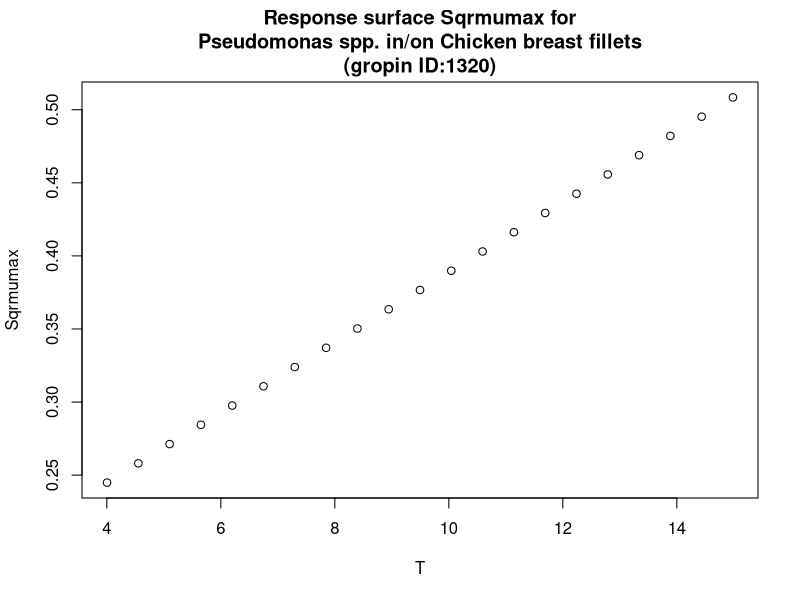

This figure's R source:
#############################
# start of Parameter script
#############################
T <- seq(4.004,14.985014985015,length.out=21)
#############################
# end of Parameter script
#############################
############################# 
# start of Model script Gropin ID 1320 
#############################
 
# constant coefficients for this model
 
variables <- data.frame(T)
argumentsPar <- expand.grid(variables)
 
# heart of the model
response_surface <- function(T) {
   mumax <-0.024*(T+6.2)

return(mumax=mumax)
} 

# output parameters
responseSurface <- cbind(argumentsPar,response_surface(argumentsPar['T']))
colnames(responseSurface) <- c(colnames(argumentsPar),'Sqrmumax')
#############################
# End of Model script
#############################
############################# 
# start of Visualisation script Gropin ID 1320 
#############################
plot(T,responseSurface$'Sqrmumax',xlab='T',
                          ylab='Sqrmumax',main='Response surface Sqrmumax for
Pseudomonas spp. in/on Chicken breast fillets
(gropin ID:1320)')
#############################
# End of Visualisation script
#############################
